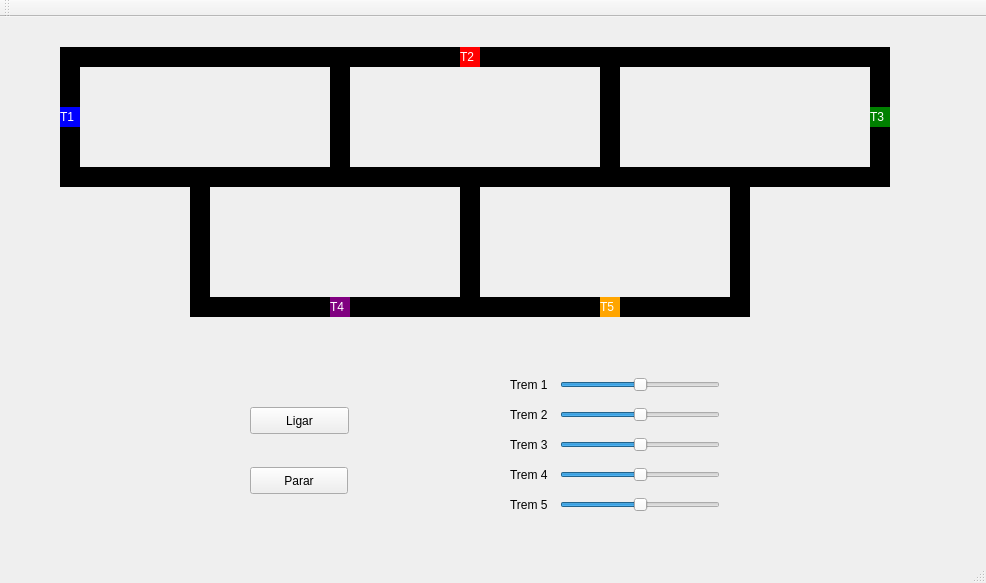
<?xml version="1.0" encoding="UTF-8"?>
<ui version="4.0">
 <class>MainWindow</class>
 <widget class="QMainWindow" name="MainWindow">
  <property name="geometry">
   <rect>
    <x>0</x>
    <y>0</y>
    <width>986</width>
    <height>583</height>
   </rect>
  </property>
  <property name="windowTitle">
   <string>MainWindow</string>
  </property>
  <property name="styleSheet">
   <string notr="true"/>
  </property>
  <widget class="QWidget" name="centralWidget">
   <widget class="QLabel" name="label_trem1">
    <property name="geometry">
     <rect>
      <x>60</x>
      <y>90</y>
      <width>20</width>
      <height>20</height>
     </rect>
    </property>
    <property name="styleSheet">
     <string notr="true">QLabel { background: blue; color : white;}</string>
    </property>
    <property name="text">
     <string>T1</string>
    </property>
   </widget>
   <widget class="QLabel" name="label_trilho1">
    <property name="geometry">
     <rect>
      <x>80</x>
      <y>30</y>
      <width>250</width>
      <height>20</height>
     </rect>
    </property>
    <property name="styleSheet">
     <string notr="true">QLabel { background: black}</string>
    </property>
    <property name="text">
     <string/>
    </property>
   </widget>
   <widget class="QLabel" name="label_trilho2">
    <property name="geometry">
     <rect>
      <x>80</x>
      <y>150</y>
      <width>250</width>
      <height>20</height>
     </rect>
    </property>
    <property name="styleSheet">
     <string notr="true">QLabel { background: black}</string>
    </property>
    <property name="text">
     <string/>
    </property>
   </widget>
   <widget class="QLabel" name="label_trilho3">
    <property name="geometry">
     <rect>
      <x>330</x>
      <y>30</y>
      <width>20</width>
      <height>140</height>
     </rect>
    </property>
    <property name="styleSheet">
     <string notr="true">QLabel { background: black}</string>
    </property>
    <property name="text">
     <string/>
    </property>
   </widget>
   <widget class="QLabel" name="label_trilho4">
    <property name="geometry">
     <rect>
      <x>60</x>
      <y>30</y>
      <width>20</width>
      <height>140</height>
     </rect>
    </property>
    <property name="styleSheet">
     <string notr="true">QLabel { background: black}</string>
    </property>
    <property name="text">
     <string/>
    </property>
   </widget>
   <widget class="QPushButton" name="pushButton">
    <property name="geometry">
     <rect>
      <x>250</x>
      <y>390</y>
      <width>99</width>
      <height>27</height>
     </rect>
    </property>
    <property name="text">
     <string>Ligar</string>
    </property>
   </widget>
   <widget class="QPushButton" name="pushButton_2">
    <property name="geometry">
     <rect>
      <x>250</x>
      <y>450</y>
      <width>98</width>
      <height>27</height>
     </rect>
    </property>
    <property name="text">
     <string>Parar</string>
    </property>
   </widget>
   <widget class="QLabel" name="label_trilho4_2">
    <property name="geometry">
     <rect>
      <x>600</x>
      <y>30</y>
      <width>20</width>
      <height>140</height>
     </rect>
    </property>
    <property name="styleSheet">
     <string notr="true">QLabel { background: black}</string>
    </property>
    <property name="text">
     <string/>
    </property>
   </widget>
   <widget class="QLabel" name="label_trilho1_2">
    <property name="geometry">
     <rect>
      <x>350</x>
      <y>30</y>
      <width>250</width>
      <height>20</height>
     </rect>
    </property>
    <property name="styleSheet">
     <string notr="true">QLabel { background: black}</string>
    </property>
    <property name="text">
     <string/>
    </property>
   </widget>
   <widget class="QLabel" name="label_trilho2_2">
    <property name="geometry">
     <rect>
      <x>350</x>
      <y>150</y>
      <width>250</width>
      <height>20</height>
     </rect>
    </property>
    <property name="styleSheet">
     <string notr="true">QLabel { background: black}</string>
    </property>
    <property name="text">
     <string/>
    </property>
   </widget>
   <widget class="QLabel" name="label_trem2">
    <property name="geometry">
     <rect>
      <x>460</x>
      <y>30</y>
      <width>20</width>
      <height>20</height>
     </rect>
    </property>
    <property name="styleSheet">
     <string notr="true">QLabel { background: red; color : white;}</string>
    </property>
    <property name="text">
     <string>T2</string>
    </property>
   </widget>
   <widget class="QLabel" name="label_trilho4_3">
    <property name="geometry">
     <rect>
      <x>870</x>
      <y>30</y>
      <width>20</width>
      <height>140</height>
     </rect>
    </property>
    <property name="styleSheet">
     <string notr="true">QLabel { background: black}</string>
    </property>
    <property name="text">
     <string/>
    </property>
   </widget>
   <widget class="QLabel" name="label_trilho1_3">
    <property name="geometry">
     <rect>
      <x>620</x>
      <y>30</y>
      <width>250</width>
      <height>20</height>
     </rect>
    </property>
    <property name="styleSheet">
     <string notr="true">QLabel { background: black}</string>
    </property>
    <property name="text">
     <string/>
    </property>
   </widget>
   <widget class="QLabel" name="label_trilho2_3">
    <property name="geometry">
     <rect>
      <x>620</x>
      <y>150</y>
      <width>250</width>
      <height>20</height>
     </rect>
    </property>
    <property name="styleSheet">
     <string notr="true">QLabel { background: black}</string>
    </property>
    <property name="text">
     <string/>
    </property>
   </widget>
   <widget class="QLabel" name="label_trilho4_4">
    <property name="geometry">
     <rect>
      <x>190</x>
      <y>160</y>
      <width>20</width>
      <height>140</height>
     </rect>
    </property>
    <property name="styleSheet">
     <string notr="true">QLabel { background: black}</string>
    </property>
    <property name="text">
     <string/>
    </property>
   </widget>
   <widget class="QLabel" name="label_trilho4_5">
    <property name="geometry">
     <rect>
      <x>460</x>
      <y>160</y>
      <width>20</width>
      <height>140</height>
     </rect>
    </property>
    <property name="styleSheet">
     <string notr="true">QLabel { background: black}</string>
    </property>
    <property name="text">
     <string/>
    </property>
   </widget>
   <widget class="QLabel" name="label_trilho4_6">
    <property name="geometry">
     <rect>
      <x>730</x>
      <y>160</y>
      <width>20</width>
      <height>140</height>
     </rect>
    </property>
    <property name="styleSheet">
     <string notr="true">QLabel { background: black}</string>
    </property>
    <property name="text">
     <string/>
    </property>
   </widget>
   <widget class="QLabel" name="label_trilho2_4">
    <property name="geometry">
     <rect>
      <x>210</x>
      <y>280</y>
      <width>250</width>
      <height>20</height>
     </rect>
    </property>
    <property name="styleSheet">
     <string notr="true">QLabel { background: black}</string>
    </property>
    <property name="text">
     <string/>
    </property>
   </widget>
   <widget class="QLabel" name="label_trilho2_5">
    <property name="geometry">
     <rect>
      <x>480</x>
      <y>280</y>
      <width>250</width>
      <height>20</height>
     </rect>
    </property>
    <property name="styleSheet">
     <string notr="true">QLabel { background: black}</string>
    </property>
    <property name="text">
     <string/>
    </property>
   </widget>
   <widget class="QLabel" name="label_trem3">
    <property name="geometry">
     <rect>
      <x>870</x>
      <y>90</y>
      <width>20</width>
      <height>20</height>
     </rect>
    </property>
    <property name="styleSheet">
     <string notr="true">QLabel { background: green; color: white}</string>
    </property>
    <property name="text">
     <string>T3</string>
    </property>
   </widget>
   <widget class="QLabel" name="label_trem4">
    <property name="geometry">
     <rect>
      <x>330</x>
      <y>280</y>
      <width>20</width>
      <height>20</height>
     </rect>
    </property>
    <property name="styleSheet">
     <string notr="true">QLabel { background: purple; color: white;}</string>
    </property>
    <property name="text">
     <string>T4</string>
    </property>
   </widget>
   <widget class="QLabel" name="label_trem5">
    <property name="geometry">
     <rect>
      <x>600</x>
      <y>280</y>
      <width>20</width>
      <height>20</height>
     </rect>
    </property>
    <property name="styleSheet">
     <string notr="true">QLabel { background: orange; color: white}</string>
    </property>
    <property name="text">
     <string>T5</string>
    </property>
   </widget>
   <widget class="QSlider" name="controle_t1">
    <property name="geometry">
     <rect>
      <x>560</x>
      <y>360</y>
      <width>160</width>
      <height>16</height>
     </rect>
    </property>
    <property name="styleSheet">
     <string notr="true"/>
    </property>
    <property name="minimum">
     <number>0</number>
    </property>
    <property name="maximum">
     <number>200</number>
    </property>
    <property name="singleStep">
     <number>10</number>
    </property>
    <property name="value">
     <number>100</number>
    </property>
    <property name="orientation">
     <enum>Qt::Horizontal</enum>
    </property>
    <property name="invertedControls">
     <bool>true</bool>
    </property>
   </widget>
   <widget class="QSlider" name="controle_t3">
    <property name="geometry">
     <rect>
      <x>560</x>
      <y>420</y>
      <width>160</width>
      <height>16</height>
     </rect>
    </property>
    <property name="maximum">
     <number>200</number>
    </property>
    <property name="singleStep">
     <number>10</number>
    </property>
    <property name="value">
     <number>100</number>
    </property>
    <property name="orientation">
     <enum>Qt::Horizontal</enum>
    </property>
   </widget>
   <widget class="QSlider" name="controle_t2">
    <property name="geometry">
     <rect>
      <x>560</x>
      <y>390</y>
      <width>160</width>
      <height>16</height>
     </rect>
    </property>
    <property name="maximum">
     <number>200</number>
    </property>
    <property name="singleStep">
     <number>10</number>
    </property>
    <property name="value">
     <number>100</number>
    </property>
    <property name="orientation">
     <enum>Qt::Horizontal</enum>
    </property>
   </widget>
   <widget class="QSlider" name="controle_t4">
    <property name="geometry">
     <rect>
      <x>560</x>
      <y>450</y>
      <width>160</width>
      <height>16</height>
     </rect>
    </property>
    <property name="maximum">
     <number>200</number>
    </property>
    <property name="singleStep">
     <number>10</number>
    </property>
    <property name="value">
     <number>100</number>
    </property>
    <property name="orientation">
     <enum>Qt::Horizontal</enum>
    </property>
   </widget>
   <widget class="QSlider" name="controle_t5">
    <property name="geometry">
     <rect>
      <x>560</x>
      <y>480</y>
      <width>160</width>
      <height>16</height>
     </rect>
    </property>
    <property name="maximum">
     <number>200</number>
    </property>
    <property name="singleStep">
     <number>10</number>
    </property>
    <property name="sliderPosition">
     <number>100</number>
    </property>
    <property name="orientation">
     <enum>Qt::Horizontal</enum>
    </property>
   </widget>
   <widget class="QLabel" name="label">
    <property name="geometry">
     <rect>
      <x>510</x>
      <y>360</y>
      <width>57</width>
      <height>16</height>
     </rect>
    </property>
    <property name="text">
     <string>Trem 1</string>
    </property>
   </widget>
   <widget class="QLabel" name="label_2">
    <property name="geometry">
     <rect>
      <x>510</x>
      <y>390</y>
      <width>57</width>
      <height>16</height>
     </rect>
    </property>
    <property name="text">
     <string>Trem 2</string>
    </property>
   </widget>
   <widget class="QLabel" name="label_3">
    <property name="geometry">
     <rect>
      <x>510</x>
      <y>480</y>
      <width>57</width>
      <height>16</height>
     </rect>
    </property>
    <property name="text">
     <string>Trem 5</string>
    </property>
   </widget>
   <widget class="QLabel" name="label_4">
    <property name="geometry">
     <rect>
      <x>510</x>
      <y>450</y>
      <width>57</width>
      <height>16</height>
     </rect>
    </property>
    <property name="text">
     <string>Trem 4</string>
    </property>
   </widget>
   <widget class="QLabel" name="label_5">
    <property name="geometry">
     <rect>
      <x>510</x>
      <y>420</y>
      <width>57</width>
      <height>16</height>
     </rect>
    </property>
    <property name="text">
     <string>Trem 3</string>
    </property>
   </widget>
   <zorder>label_trilho4_6</zorder>
   <zorder>label_trilho4_4</zorder>
   <zorder>label_trilho4_5</zorder>
   <zorder>label_trilho1</zorder>
   <zorder>label_trilho2</zorder>
   <zorder>label_trilho3</zorder>
   <zorder>label_trilho4</zorder>
   <zorder>label_trem1</zorder>
   <zorder>pushButton</zorder>
   <zorder>pushButton_2</zorder>
   <zorder>label_trilho4_2</zorder>
   <zorder>label_trilho1_2</zorder>
   <zorder>label_trilho2_2</zorder>
   <zorder>label_trem2</zorder>
   <zorder>label_trilho4_3</zorder>
   <zorder>label_trilho1_3</zorder>
   <zorder>label_trilho2_3</zorder>
   <zorder>label_trilho2_4</zorder>
   <zorder>label_trilho2_5</zorder>
   <zorder>label_trem3</zorder>
   <zorder>label_trem4</zorder>
   <zorder>label_trem5</zorder>
   <zorder>controle_t1</zorder>
   <zorder>controle_t3</zorder>
   <zorder>controle_t2</zorder>
   <zorder>controle_t4</zorder>
   <zorder>controle_t5</zorder>
   <zorder>label</zorder>
   <zorder>label_2</zorder>
   <zorder>label_3</zorder>
   <zorder>label_4</zorder>
   <zorder>label_5</zorder>
  </widget>
  <widget class="QMenuBar" name="menuBar">
   <property name="geometry">
    <rect>
     <x>0</x>
     <y>0</y>
     <width>986</width>
     <height>21</height>
    </rect>
   </property>
  </widget>
  <widget class="QToolBar" name="mainToolBar">
   <attribute name="toolBarArea">
    <enum>TopToolBarArea</enum>
   </attribute>
   <attribute name="toolBarBreak">
    <bool>false</bool>
   </attribute>
  </widget>
  <widget class="QStatusBar" name="statusBar"/>
 </widget>
 <layoutdefault spacing="6" margin="11"/>
 <resources/>
 <connections/>
</ui>
